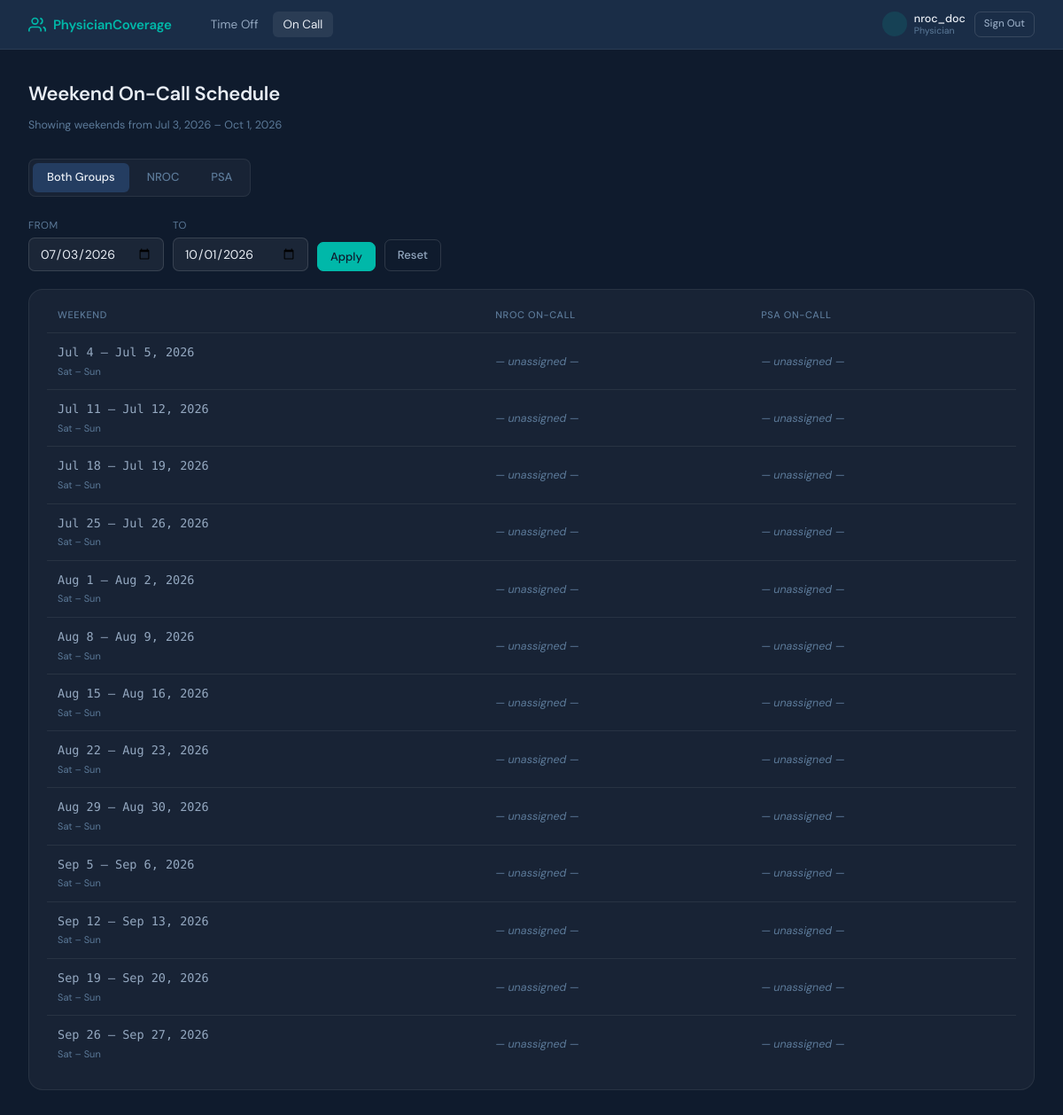
Page /on-call/ (signed in) on the earlier database version.
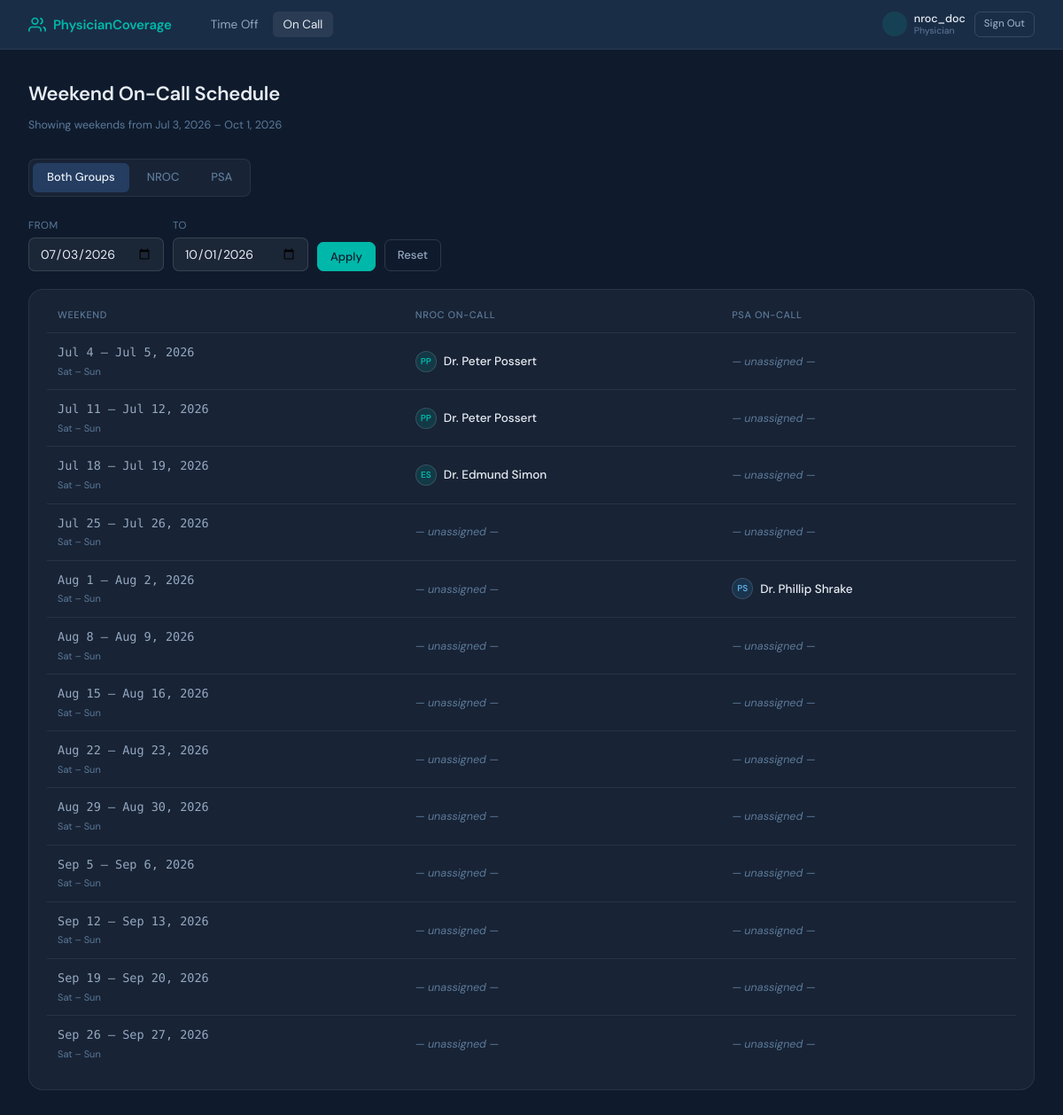
Same page on the later database version.
### coverage_tracker/models.py (models this page shows, shortened)
class UserProfile(models.Model):
    ROLE_CHOICES = [
        ('admin', 'Administrator'),
        ('physician_admin', 'Physician Administrator'),
        ('physician', 'Physician'),
        ('nursing', 'Nursing'),
    ]
    SCOPE_CHOICES = [
        ('nroc', 'NROC Physicians'),
        ('psa', 'PSA Physicians'),
        ('all', 'Both NROC and PSA'),
    ]
    user = models.OneToOneField(User, on_delete=models.CASCADE, related_name='profile')
    role = models.CharField(max_length=20, choices=ROLE_CHOICES, default='physician')
    scope = models.CharField(
        max_length=10, choices=SCOPE_CHOICES, default='nroc',
        help_text="Which physician group this login represents."
    )
    physician = models.OneToOneField(
        Physician, on_delete=models.SET_NULL, null=True, blank=True,
        help_text="Optional: link to a specific physician record (not required for shared logins)."
    )
    @property
    def is_admin(self):
        return self.role == 'admin' or self.user.is_superuser
    @property
    def is_nursing(self):
        return self.role == 'nursing'

class OnCallSchedule(models.Model):
    GROUP_CHOICES = [
        ('nroc', 'NROC'),
        ('psa', 'PSA'),
    ]
    group = models.CharField(
        max_length=10, choices=GROUP_CHOICES,
        help_text="Which physician group this on-call entry belongs to."
    )
    physician = models.ForeignKey(
        Physician, on_delete=models.CASCADE, related_name='on_call_entries',
        limit_choices_to={'physician_type__in': ['regular', 'psa']},
        help_text="Physician scheduled to be on call this weekend."
    )
    weekend_start_date = models.DateField(
        help_text="Saturday that starts the weekend (Sunday is implied)."
    )
    notes = models.TextField(blank=True)
    created_at = models.DateTimeField(auto_now_add=True)
    updated_at = models.DateTimeField(auto_now=True)
    class Meta:
        ordering = ['weekend_start_date', 'group']
        constraints = [
            models.UniqueConstraint(
                fields=['group', 'weekend_start_date', 'physician'],
                name='unique_oncall_per_group_weekend_physician',
            ),
        ]

class Physician(models.Model):
    PHYSICIAN_TYPE_CHOICES = [
        ('regular', 'NROC Physician'),
        ('locum', 'Locum / Covering Physician'),
        ('psa', 'PSA Physician'),
    ]
    user = models.OneToOneField(User, on_delete=models.CASCADE, null=True, blank=True)
    first_name = models.CharField(max_length=100)
    last_name = models.CharField(max_length=100)
    email = models.EmailField(unique=True)
    physician_type = models.CharField(max_length=10, choices=PHYSICIAN_TYPE_CHOICES, default='regular')
    total_vacation_days = models.PositiveIntegerField(
        default=20,
        help_text="Annual vacation day allocation (for NROC physicians)"
    )
    daily_rate = models.DecimalField(
        max_digits=10, decimal_places=2, null=True, blank=True,
        help_text="Legacy / standard daily rate (kept for reference — hourly rate is used for pay)"
    )
    hourly_rate = models.DecimalField(
        max_digits=10, decimal_places=2, null=True, blank=True,
        help_text="Hourly rate for locum physicians. Daily pay = hourly rate × hours worked."
    )
    agency = models.CharField(
        max_length=200, blank=True,
        help_text="Staffing agency name (for locum physicians)"
    )
    is_active = models.BooleanField(default=True)
    class Meta:
        ordering = ['physician_type', 'last_name', 'first_name']

### coverage_tracker/views.py (the view)
# urls.py: path('on-call/', views.on_call_schedule, name='on_call_schedule'),
@login_required_custom
def on_call_schedule(request):
    group_filter = request.GET.get('group', 'all')
    if group_filter not in ('nroc', 'psa', 'all'):
        group_filter = 'all'
    today = date.today()
    try:
        start_date = datetime.datetime.strptime(
            request.GET.get('start_date', ''), '%Y-%m-%d'
        ).date()
    except (ValueError, TypeError):
        start_date = today
    try:
        end_date = datetime.datetime.strptime(
            request.GET.get('end_date', ''), '%Y-%m-%d'
        ).date()
    except (ValueError, TypeError):
        end_date = start_date + timedelta(days=90)
    if end_date < start_date:
        end_date = start_date + timedelta(days=90)
    entries_qs = OnCallSchedule.objects.filter(
        weekend_start_date__gte=start_date - timedelta(days=1),
        weekend_start_date__lte=end_date,
    ).select_related('physician').order_by('weekend_start_date', 'group')
    if group_filter in ('nroc', 'psa'):
        entries_qs = entries_qs.filter(group=group_filter)
    by_weekend = {}
    for sat in _weekend_starts_in_range(start_date, end_date):
        by_weekend[sat] = {
            'saturday': sat,
            'sunday': sat + timedelta(days=1),
            'nroc': [],
            'psa': [],
        }
    for entry in entries_qs:
        sat = entry.weekend_start_date
        if sat in by_weekend:
            by_weekend[sat][entry.group].append(entry)
    weekend_rows = [by_weekend[s] for s in sorted(by_weekend.keys())]
    current_weekend_saturday = None
    if today.weekday() == 5:                # today is Saturday
        current_weekend_saturday = today
    elif today.weekday() == 6:              # today is Sunday → use yesterday's Sat
        current_weekend_saturday = today - timedelta(days=1)
    is_admin = getattr(getattr(request.user, 'profile', None), 'is_admin', False)
    return render(request, 'coverage_tracker/on_call_schedule.html', {
        'weekend_rows': weekend_rows,
        'group_filter': group_filter,
        'start_date': start_date,
        'end_date': end_date,
        'today': today,
        'current_weekend_saturday': current_weekend_saturday,
        'is_admin': is_admin,
        'show_nroc': group_filter in ('nroc', 'all'),
        'show_psa': group_filter in ('psa', 'all'),
    })

### coverage_tracker/templates/coverage_tracker/on_call_schedule.html (shortened to what this page needs)
{% extends "coverage_tracker/base.html" %}
{% block content %}
<div class="page-header">
  <div>
    <h1>Weekend On-Call Schedule</h1>
    <p class="text-muted text-sm mt-1">
      Showing weekends from {{ start_date|date:"M j, Y" }} – {{ end_date|date:"M j, Y" }}
    </p>
  </div>
</div>
<div class="type-tabs">
  <a href="?group=all&start_date={{ start_date|date:'Y-m-d' }}&end_date={{ end_date|date:'Y-m-d' }}"
     class="type-tab {% if group_filter == 'all' %}active{% endif %}">Both Groups</a>
  <a href="?group=nroc&start_date={{ start_date|date:'Y-m-d' }}&end_date={{ end_date|date:'Y-m-d' }}"
     class="type-tab {% if group_filter == 'nroc' %}active{% endif %}">NROC</a>
  <a href="?group=psa&start_date={{ start_date|date:'Y-m-d' }}&end_date={{ end_date|date:'Y-m-d' }}"
     class="type-tab {% if group_filter == 'psa' %}active{% endif %}">PSA</a>
</div>
<form method="get" style="display:flex; gap:10px; margin-bottom:1.25rem; flex-wrap:wrap; align-items:flex-end;">
  <div>
    <label style="display:block;font-size:11.5px;color:var(--text-3);margin-bottom:4px;text-transform:uppercase;letter-spacing:0.5px;">From</label>
    <input type="date" name="start_date" value="{{ start_date|date:'Y-m-d' }}" class="form-control" style="width:auto;">
  </div>
  <div>
    <label style="display:block;font-size:11.5px;color:var(--text-3);margin-bottom:4px;text-transform:uppercase;letter-spacing:0.5px;">To</label>
    <input type="date" name="end_date" value="{{ end_date|date:'Y-m-d' }}" class="form-control" style="width:auto;">
  </div>
  <button type="submit" class="btn btn-primary">Apply</button>
  <a href="/on-call/?group={{ group_filter }}" class="btn btn-ghost">Reset</a>
</form>
<div class="card">
  <div class="table-wrap">
    <table>
      <thead>
        <tr>
          <th>Weekend</th>
          {% if show_nroc %}<th>NROC On-Call</th>{% endif %}
          {% if show_psa %}<th>PSA On-Call</th>{% endif %}
        </tr>
      </thead>
      <tbody>
        {% for row in weekend_rows %}
        <tr {% if row.saturday == current_weekend_saturday %}style="background:rgba(0,184,169,0.06);"{% endif %}>
          <td style="font-family:'DM Mono',monospace;font-weight:500;white-space:nowrap;">
            {{ row.saturday|date:"M j" }} – {{ row.sunday|date:"M j, Y" }}
            <div style="font-size:11px;color:var(--text-3);font-family:'DM Sans',sans-serif;font-weight:400;margin-top:2px;">
              Sat – Sun
            </div>
          </td>
          {% if show_nroc %}
          <td>
            {% if row.nroc %}
              <div style="display:flex;flex-direction:column;gap:4px;">
                {% for e in row.nroc %}
                  <div style="display:flex;align-items:center;gap:8px;">
                    <div class="avatar avatar-regular" style="width:24px;height:24px;font-size:10px;">
                      {{ e.physician.first_name.0 }}{{ e.physician.last_name.0 }}
                    </div>
                    <div>
                      <div style="font-weight:500;color:var(--text);">
                        Dr. {{ e.physician.first_name }} {{ e.physician.last_name }}
                      </div>
                    </div>
                  </div>
                {% endfor %}
              </div>
            {% else %}
              <span class="empty-state" style="padding:0;font-style:italic;font-size:12.5px;">— unassigned —</span>
            {% endif %}
          </td>
          {% endif %}
          {% if show_psa %}
          <td>
            {% if row.psa %}
              <div style="display:flex;flex-direction:column;gap:4px;">
                {% for e in row.psa %}
                  <div style="display:flex;align-items:center;gap:8px;">
                    <div class="avatar avatar-psa" style="width:24px;height:24px;font-size:10px;">
                      {{ e.physician.first_name.0 }}{{ e.physician.last_name.0 }}
                    </div>
                    <div>
                      <div style="font-weight:500;color:var(--text);">
                        Dr. {{ e.physician.first_name }} {{ e.physician.last_name }}
                      </div>
                    </div>
                  </div>
                {% endfor %}
              </div>
            {% else %}
              <span class="empty-state" style="padding:0;font-style:italic;font-size:12.5px;">— unassigned —</span>
            {% endif %}
          </td>
          {% endif %}
        </tr>
        {% empty %}
        <tr>
          <td colspan="{% if is_admin %}4{% else %}3{% endif %}" style="text-align:center;padding:2rem;" class="empty-state">
            No weekends in this range.
          </td>
        </tr>
        {% endfor %}
      </tbody>
    </table>
  </div>
</div>
{% endblock %}

### coverage_tracker/templates/coverage_tracker/base.html (shortened to what this page needs)
<!DOCTYPE html>
<html lang="en">
<head>
</head>
<body>
<nav>
 {% if request.user.is_authenticated and request.user.profile.is_admin %}
  <a href="/" class="nav-brand">
    <svg viewBox="0 0 24 24" fill="none" stroke="currentColor" stroke-width="2">
      <path d="M17 21v-2a4 4 0 0 0-4-4H5a4 4 0 0 0-4 4v2"/><circle cx="9" cy="7" r="4"/>
      <path d="M23 21v-2a4 4 0 0 0-3-3.87"/><path d="M16 3.13a4 4 0 0 1 0 7.75"/>
    </svg>
    PhysicianCoverage
  </a>
  {% else %}
  <span class="nav-brand" style="cursor:default;">
    <svg viewBox="0 0 24 24" fill="none" stroke="currentColor" stroke-width="2">
      <path d="M17 21v-2a4 4 0 0 0-4-4H5a4 4 0 0 0-4 4v2"/><circle cx="9" cy="7" r="4"/>
      <path d="M23 21v-2a4 4 0 0 0-3-3.87"/><path d="M16 3.13a4 4 0 0 1 0 7.75"/>
    </svg>
    PhysicianCoverage
  </span>
  {% endif %}
  <ul class="nav-links">
    {% if request.user.is_authenticated and not request.user.profile.is_nursing  %}
    <li><a href="/time-off/" >Time Off</a></li>
    <li><a href="/on-call/" {% if 'on_call' in request.resolver_match.url_name %}class="active"{% endif %}>On Call</a></li>
    {% endif %}
  </ul>
  {% if request.user.is_authenticated %}
    <div style="display:flex;align-items:center;gap:10px;">
      <div style="display:flex;align-items:center;gap:8px;">
        <div style="width:28px;height:28px;border-radius:50%;display:flex;align-items:center;justify-content:center;font-size:10px;font-weight:600;
          {% if request.user.profile.is_admin %}background:rgba(245,166,35,0.2);color:var(--amber);{% else %}background:rgba(0,184,169,0.15);color:var(--teal);{% endif %}">
        </div>
        <div>
          <div style="font-size:12.5px;font-weight:500;color:var(--text);line-height:1.2;">{{ request.user.get_full_name|default:request.user.username }}</div>
          <div style="font-size:10.5px;color:var(--text-3);line-height:1.2;">
            {% if request.user.profile.is_admin %}Administrator{% else %}Physician{% endif %}
          </div>
        </div>
      </div>
      <a href="/logout/" class="btn btn-ghost btn-sm" style="font-size:11.5px;">Sign Out</a>
    </div>
  {% else %}
    <a href="/login/" class="btn btn-ghost btn-sm">Sign In</a>
  {% endif %}
</nav>
<main>
  {% block content %}{% endblock %}
</main>
</body>
</html>

Differences in the rows shown:
added OnCallSchedule: physician.first_name.0 "P", physician.last_name.0 "P", physician.first_name "Peter", physician.last_name "Possert", shown under "Jul 4"
added OnCallSchedule: physician.first_name.0 "P", physician.last_name.0 "P", physician.first_name "Peter", physician.last_name "Possert", shown under "Jul 11"
added OnCallSchedule: physician.first_name.0 "E", physician.last_name.0 "S", physician.first_name "Edmund", physician.last_name "Simon", shown under "Jul 18"
added OnCallSchedule: physician.first_name.0 "P", physician.last_name.0 "S", physician.first_name "Phillip", physician.last_name "Shrake", shown under "Aug 1"
Other differences:
list line gone: "— unassigned —"
